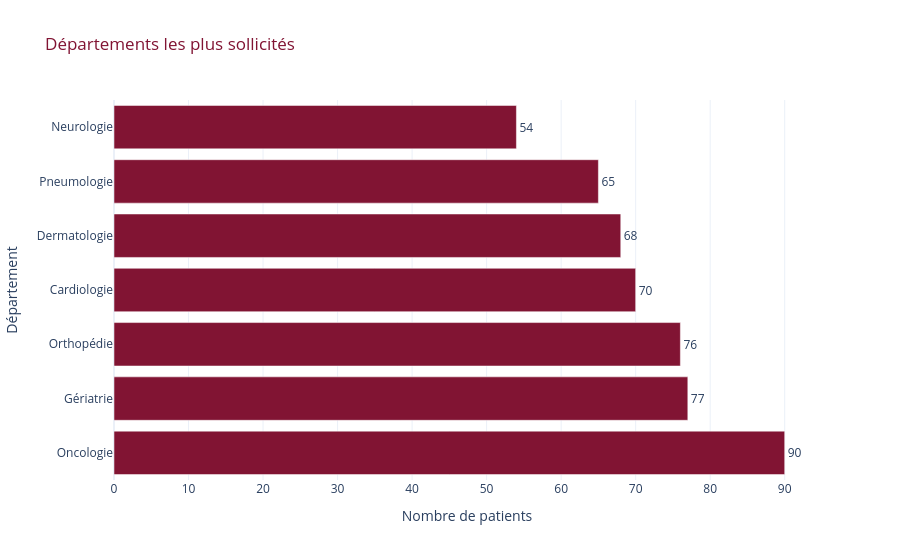

The code cell stored with this chart in its notebook:
### Code cell
import plotly.express as px

# Préparer les données
dept_counts = data["Departement"].value_counts().reset_index()
dept_counts.columns = ["Departement", "Nombre"]

fig = px.bar(
    dept_counts,
    x="Nombre",
    y="Departement",
    orientation="h",
    title="Départements les plus sollicités",
    color_discrete_sequence=["#811433"],
    text="Nombre"  # 🔥 afficher les valeurs
)

# Style
fig.update_layout(
    title_font_color="#811433",
    xaxis_title="Nombre de patients",
    yaxis_title="Département",
    template="plotly_white"
)

# Position du texte
fig.update_traces(
    textposition="outside"
)

fig.show()

### Figure 1 — Plotly figure (JSON) as saved in the notebook; plotly's stock layout.template omitted (floating-point values rounded to 4 significant figures)
{"data": [{"hovertemplate": "Nombre=%{text}<br>Departement=%{y}<extra></extra>", "legendgroup": "", "marker": {"color": "#811433", "pattern": {"shape": ""}}, "name": "", "orientation": "h", "showlegend": false, "text": [90.0, 77.0, 76.0, 70.0, 68.0, 65.0, 54.0], "textposition": "outside", "type": "bar", "x": [90, 77, 76, 70, 68, 65, 54], "xaxis": "x", "y": ["Oncologie", "Gériatrie", "Orthopédie", "Cardiologie", "Dermatologie", "Pneumologie", "Neurologie"], "yaxis": "y"}], "layout": {"barmode": "relative", "legend": {"tracegroupgap": 0}, "title": {"font": {"color": "#811433"}, "text": "Départements les plus sollicités"}, "xaxis": {"anchor": "y", "domain": [0, 1], "title": {"text": "Nombre de patients"}}, "yaxis": {"anchor": "x", "domain": [0, 1], "title": {"text": "Département"}}}}
